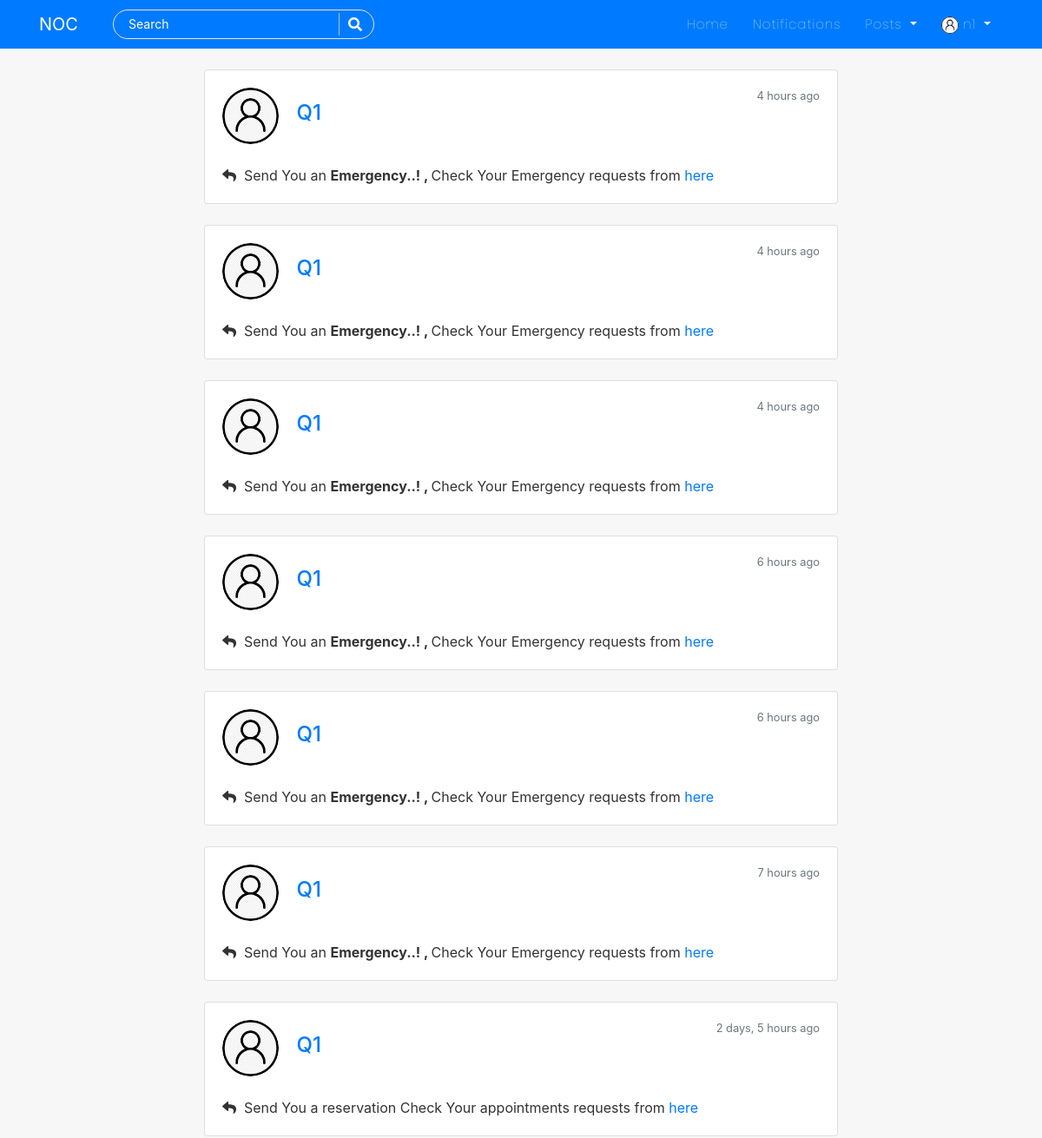
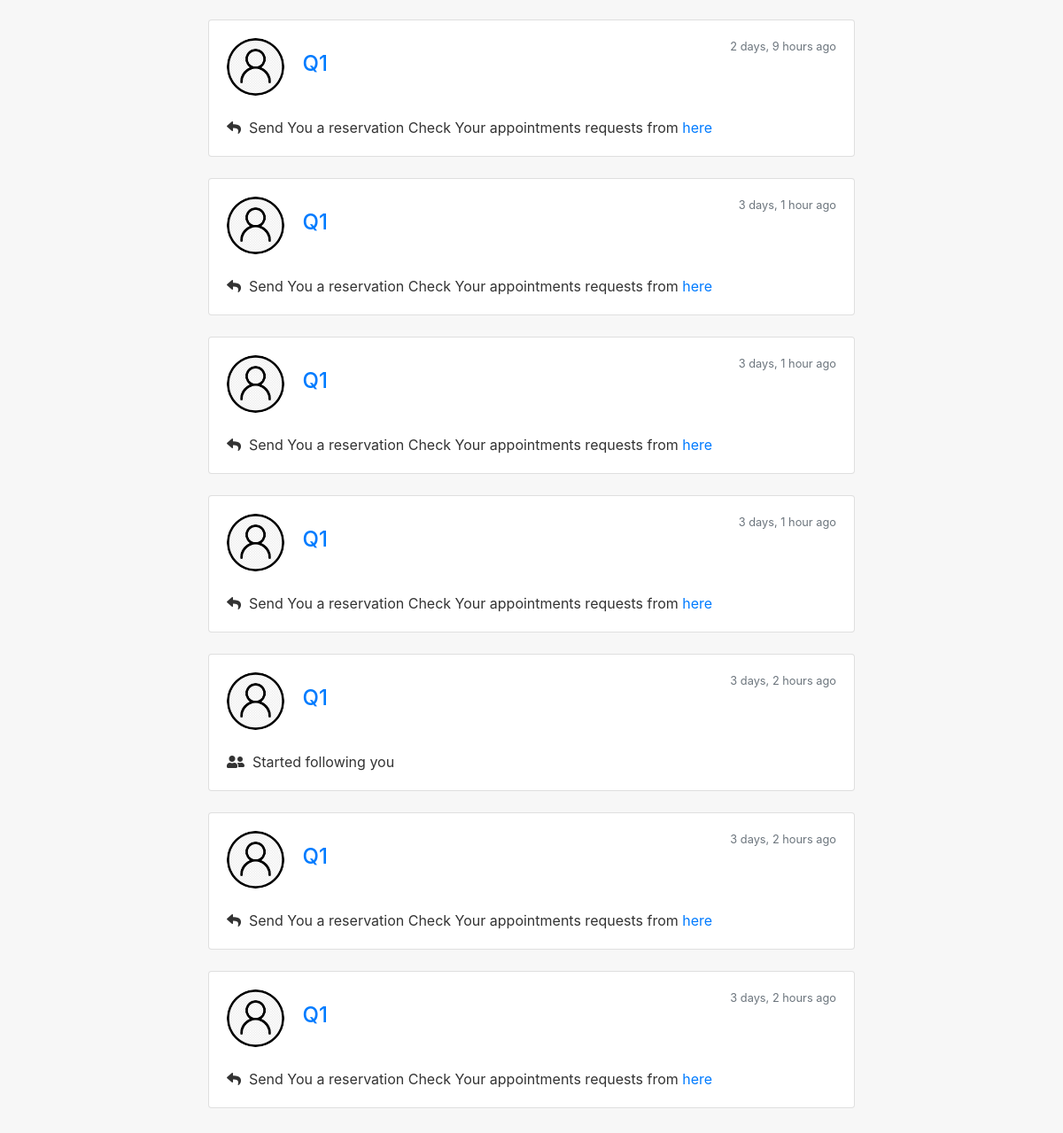
The app's page /notifications/ (signed in) with its own data (2 pictures, top to bottom).
### users/models.py (models this page shows, shortened)
class Profile(models.Model):
    USER_TYPE_CHOICES = (
        ('patient', 'Patient'),
        ('nurse', 'Nurse'),
    )
    user = models.OneToOneField(User, on_delete=models.CASCADE)
    is_online = models.BooleanField(default=False)
    following = models.ManyToManyField(User, related_name="following", blank=True)
    friends = models.ManyToManyField(User, related_name='my_friends', blank=True)
    bio = models.CharField(default="",blank=True,null=True,max_length=350)
    date_of_birth = models.CharField(blank=True,max_length=150)
    updated = models.DateTimeField(auto_now=True)
    created = models.DateTimeField(auto_now_add=True)
    image = models.ImageField(default='default.jpg', upload_to='profile_pics',blank=True, null=True)
    facebook_link = models.URLField(blank=True, null=True)
    twitter_link = models.URLField(blank=True, null=True)
    instagram_link = models.URLField(blank=True, null=True)
    linkedin_link = models.URLField(blank=True, null=True)
    user_type = models.CharField(max_length=10, choices=USER_TYPE_CHOICES,)
    is_available_for_emergencies = models.BooleanField(default=True)
    location = models.CharField(max_length=100,null=True)

### notification/models.py (models this page shows, shortened)
class Notification(models.Model):
    NOTIFICATION_TYPES = ((1,'Like'),(2,'Follow'),(3,'Comment'),(4,'Reply'),(5,'Like-Comment'),(6,'Like-Reply'),(7,'Friend-request'),(8,'Appointment'),(9,'Emergency'))
    post = models.ForeignKey('blog.Post', on_delete=models.CASCADE, related_name='notify_post', blank=True, null=True)
    sender = models.ForeignKey(User, on_delete=models.CASCADE, related_name='notify_from_user')
    user = models.ForeignKey(User, on_delete=models.CASCADE, related_name='notify_to_user')
    notification_type = models.IntegerField(choices=NOTIFICATION_TYPES)
    text_preview = models.CharField(max_length=120, blank=True)
    date = models.DateTimeField(auto_now_add=True)
    is_seen = models.BooleanField(default=False)

### notification/views.py (the view)
# urls.py: path('', ShowNotifications, name='show-notifications'),
@login_required
def ShowNotifications(request):
    user = request.user
    notifications = Notification.objects.filter(user=user).order_by('-date')
    context = {
        'notifications':notifications,
    }
    return render(request, 'blog/notifications.html', context)

### blog/templates/blog/notifications.html (shortened to what this page needs)
{% extends "blog/base.html" %}
{% load humanize %}
{% block content %}
<div class="col-md-8 m-auto">
{% for notification in notifications %}
    <div class="card">
        <div class="card-body">
            <img class="rounded-circle article-img" src="{{notification.sender.profile.image.url}}" alt="image">
            <span class="card-title h4"><a href="{% url 'profile-detail-view' notification.sender.id %}" >{{notification.sender}}</a></span>
            <span class="text-muted float-right small">{{notification.date|naturaltime}}</span>
            <br><br>
            {% if notification.notification_type == 1 %}
                <p class="card-text"><i class="far fa-thumbs-up"></i>&nbsp;&nbsp;Liked your post "<a href="{% url 'post-detail' notification.post.id %}" >{{notification.post}}</a>"</p>
            {% elif notification.notification_type == 2 %}
                <p class="card-text"><i class="fas fa-user-friends"></i>&nbsp;&nbsp;Started following you</p>
            {% elif notification.notification_type == 3 %}
                <p class="card-text"><i class="far fa-comment-dots"></i>&nbsp;&nbsp;Commented "{{notification.text_preview}}" on your post "<a href="{% url 'post-detail' notification.post.id %}" >{{notification.post}}</a>"</p>
            {% elif notification.notification_type == 4 %}
            <p class="card-text"><i class="fas fa-reply"></i>&nbsp;&nbsp;Replied "{{notification.text_preview}}" to a comment on your post "<a href="{% url 'post-detail' notification.post.id %}" >{{notification.post}}</a>"</p>
            {% elif notification.notification_type == 8 %}
            <p class="card-text"><i class="fas fa-reply"></i>&nbsp;&nbsp;Send You a reservation Check Your appointments requests from <a href="{% url 'appointment-requests' %}">here</a></p>
            {% elif notification.notification_type == 9 %}
            <p class="card-text"><i class="fas fa-reply"></i>&nbsp;&nbsp;Send You an <strong>Emergency..! , </strong> Check Your Emergency requests from <a href="{% url 'Emergency_requests' %}">here</a></p>
                {% endif %}
        </div>
    </div>
    <br>
{% endfor %}
<br><br>
</div>
{% endblock %}

### blog/templates/blog/base.html (shortened to what this page needs)
{% load static %}
<!DOCTYPE html>
<html lang="en">
<head>
    <link rel="stylesheet" href="https://cdn.jsdelivr.net/npm/bootstrap@4.5.3/dist/css/bootstrap.min.css">
    <link rel="stylesheet" href="https://cdnjs.cloudflare.com/ajax/libs/font-awesome/5.15.1/css/all.min.css" />
    <link rel="stylesheet" href="https://cdnjs.cloudflare.com/ajax/libs/cropper/4.1.0/cropper.css" />
    <link rel="stylesheet" href="{% static 'blog/main.css' %}">
</head>
<body>
    <header class="site-header">
        {% include 'blog/navbar.html' %}
    </header>
    <main role="main" class="container">
      <div class="row">
          {% block content %}{% endblock %}
      </div>
    </main>
</body>
</html>

### blog/templates/blog/navbar.html (shortened to what this page needs)
<nav class="navbar navbar-expand-lg navbar-dark bg-steel fixed-top">
    <div class="container">
      <a class="navbar-brand mr-4 pr-3" href="/">NOC</a>
      <div class="collapse navbar-collapse" id="navbarToggle">
        <div class="navbar-nav mr-auto">
          <div id="searchbar" >
            <form method="GET" action="/search">
              <input required name="query" id="search" type="text" placeholder="Search">
              <button class="search-btn" type="submit"><i class="fas fa-search"></i></button>
            </form>
          </div>
        </div>
        <div class="navbar-nav">
          <a class="nav-item nav-link" href="{% url 'blog-home' %}">Home</a>
          {% if user.is_authenticated %}
          <a class="nav-item nav-link" href="{% url 'show-notifications' %}">Notifications</a>
          <div class="dropdown">
            <a class="dropdown-toggle nav-link" href="#" role="button" id="dropdownMenuLink1" data-toggle="dropdown" aria-haspopup="true" aria-expanded="false">
              Posts
            </a>
          </div>
          {% endif %}
          {% if user.is_authenticated %}
            <div class="dropdown">
              <a class="dropdown-toggle nav-link" href="#" role="button" id="dropdownMenuLink2" data-toggle="dropdown" aria-haspopup="true" aria-expanded="false">
                <img class="rounded-circle" style="height: 20px; width: 20px;" src="{{user.profile.image.url}}" alt="">&nbsp;{{user|truncatechars:"10"}}
              </a>
            </div>
          {% else %}
            <a class="nav-item nav-link" href="{% url 'account_login' %}">Login</a>
            <a class="nav-item nav-link" href="{% url 'register' %}">Register</a>
          {% endif %}
        </div>
      </div>
    </div>
</nav>

### blog/static/blog/main.css (style rules this page uses)
body { background: #f7f7f7; color: #333333; margin-top: 5rem; scroll-behavior: smooth; }
.bg-steel { background: #007bff ; }
.site-header .navbar-nav .nav-link { color: #ffffff; font-family:'Poppins'; font-weight: 100; margin: 0px 6px; font-size: 15px; letter-spacing: 1px; }
.article-img { height: 65px; width: 65px; margin-right: 16px; }
#searchbar form { width: auto; display: flex; flex-direction: row; border-radius: 50px; padding: 3px 15px; background-color: transparent; border: 1px solid #e4e4e4; margin-right: 10px; }
#searchbar form input::placeholder { color: #fff; font-size: 14px; }
#searchbar form input { border: none; outline: none; color: #fff; font-size: 15px; flex: 1; background-color:transparent; }
.search-btn { color:#fff; border: none; width: 25px; padding-left: 10px; border-left: 1px solid rgba(202, 202, 202, 0.829); outline: none; background-color: transparent; }
.search-btn i { font-size: 16px; }

### records on screen
Notification: sender.profile.image (placeholder picture), sender "Q1", date "4 hours ago", notification_type "Send You an"
Notification: sender.profile.image (placeholder picture), sender "Q1", date "4 hours ago", notification_type "Send You an"
Notification: sender.profile.image (placeholder picture), sender "Q1", date "4 hours ago", notification_type "Send You an"
Notification: sender.profile.image (placeholder picture), sender "Q1", date "6 hours ago", notification_type "Send You an"
Notification: sender.profile.image (placeholder picture), sender "Q1", date "6 hours ago", notification_type "Send You an"
Notification: sender.profile.image (placeholder picture), sender "Q1", date "7 hours ago", notification_type "Send You an"
Notification: sender.profile.image (placeholder picture), sender "Q1", date "2 days, 5 hours ago", shows "Send You a reservation Check Your appointments requests from", notification_type "here"
Notification: sender.profile.image (placeholder picture), sender "Q1", date "2 days, 9 hours ago", shows "Send You a reservation Check Your appointments requests from", notification_type "here"
Notification: sender.profile.image (placeholder picture), sender "Q1", date "3 days, 1 hour ago", shows "Send You a reservation Check Your appointments requests from", notification_type "here"
Notification: sender.profile.image (placeholder picture), sender "Q1", date "3 days, 1 hour ago", shows "Send You a reservation Check Your appointments requests from", notification_type "here"
Notification: sender.profile.image (placeholder picture), sender "Q1", date "3 days, 1 hour ago", shows "Send You a reservation Check Your appointments requests from", notification_type "here"
Notification: sender.profile.image (placeholder picture), sender "Q1", date "3 days, 2 hours ago", notification_type 2 (drawn)
Notification: sender.profile.image (placeholder picture), sender "Q1", date "3 days, 2 hours ago", shows "Send You a reservation Check Your appointments requests from", notification_type "here"
Notification: sender.profile.image (placeholder picture), sender "Q1", date "3 days, 2 hours ago", shows "Send You a reservation Check Your appointments requests from", notification_type "here"

### other values on screen
{{ user|truncatechars:"10" }} "n1"
